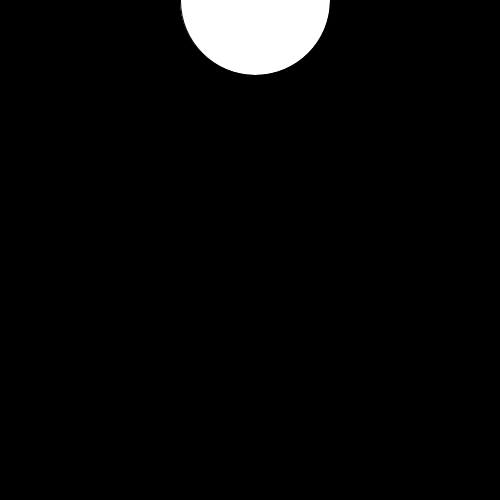
Frame 1 (no input)
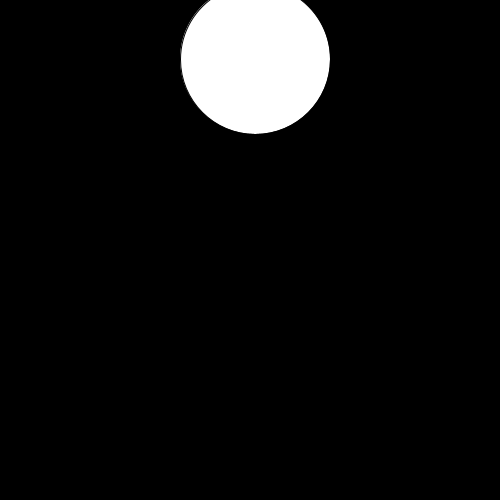
Frame 60 (the mouse pressed at the canvas centre just before this capture)
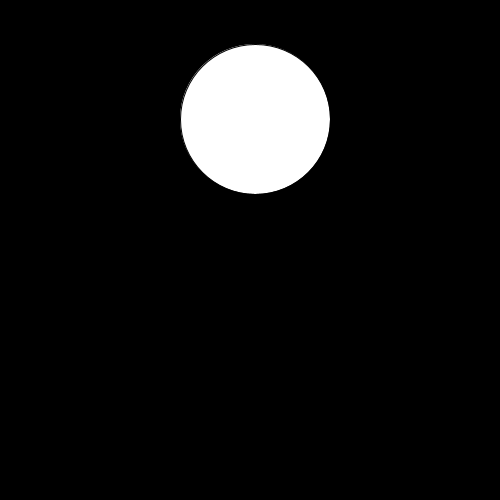
Frame 120 (the mouse held since frame 60 and released just before this capture)

The Processing sketch that drew these frames (run headless with seeded random() and noise(); from frame 60 on, the mouse is pressed at the canvas centre):

// Processing sketch: Ashley_Kuo___bouncing_ball_demo
// ── Ashley_Kuo___bouncing_ball_demo.pde
float circleY = 0;
float speed = 1;

void setup() {
  size (500, 500);
}
void draw() {
  background(0);
  circle(255, circleY, 150);

  circleY = circleY + speed;
  
  if (circleY > height) {
    speed = -Math.abs(speed);
  }
  if (circleY < 0) {
    speed = Math.abs(speed);
  }
}
